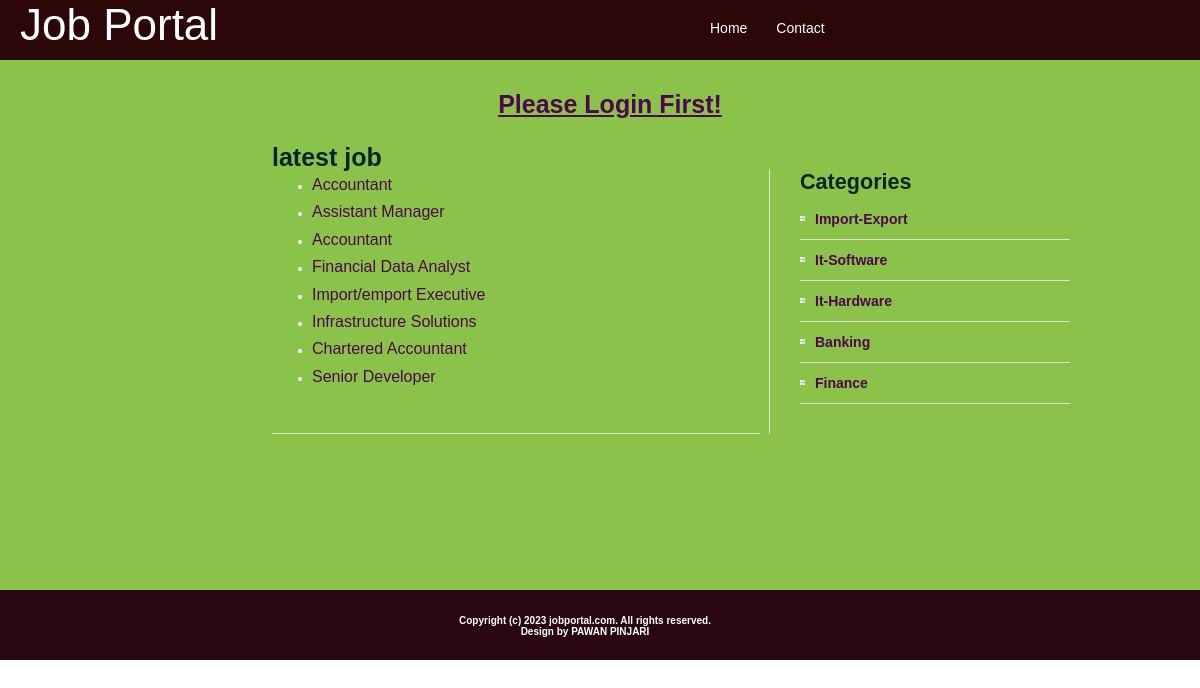
The app's page /jobscope/index.php with its own data.
### tables this page shows
CREATE TABLE `jobs` (
  `j_id` int(4) NOT NULL auto_increment,
  `j_company` varchar(40) NOT NULL, 
  `j_category` varchar(40) NOT NULL,
  `j_owner_name` varchar(30) NOT NULL,
  `j_title` varchar(30) NOT NULL,
  `j_hours` float(3,1) NOT NULL,
  `j_salary` int(10) NOT NULL,
  `j_experience` int(3) NOT NULL,
  `j_discription` varchar(300) NOT NULL,
  `j_city` varchar(20) NOT NULL,
  `j_active` int(1) NOT NULL default '0',
  PRIMARY KEY  (`j_id`)
);

CREATE TABLE `categories` (
  `cat_id` int(4) NOT NULL auto_increment,
  `cat_nm` varchar(30) NOT NULL,
  PRIMARY KEY  (`cat_id`)
);

### jobscope/index.php (the view, shortened to what this page needs)
<?php session_start();
require_once 'includes/config.php';
$q="select * from jobs where j_active=1 order by j_id desc ";
$res=mysqli_query($db,$q) or die ("can not select database");
?>
<!DOCTYPE html >
<html >
<head>
<?php
include("includes/head.inc.php");
?>
</head>
<body>
<div id="header-wrapper">
	<div id="header">
	<div id="menu">
		<?php
		if(isset($_SESSION['status'])&& $_SESSION['unm']=='admin')
		{
			header("location:admin/index.php"	);
		}
		else{
			include("includes/menu.inc.php");
		}
		?>
		</div>
		<div id="search">
		<?php
		include("includes/logo.inc.php");
		?>
		</div>
	</div>
</div>
<div id="wrapper">
	<div id="page">
		<div id="page-bgtop">
		<?php
			if(isset($_SESSION['status']))
            {
				echo'<h2 class="title"><center><b>Welcome '.$_SESSION['unm'].'!</b></center></h2>';
            }
			else{
				echo'<h2 class="title"><center><b><a href="login.php">Please Login First!</a></b></center></a></h2>';
			}
		?>
			<div id="content">
				<div class="post">
					<p class="meta"></p>
					<div class="entry">
					<h2><b>latest job</b></h2>
					<ul>
					<?php
						while($row = mysqli_fetch_assoc($res))
						{
							echo '
									<li>
									<a href="job_details.php?id='.$row['j_id'].'">'.$row['j_title'].'</a>
									</li>
								';
						}
					?>
					</ul>
					</div>
				</div>
			</div>
			<div id="sidebar">
			<?php
		include("includes/sidebar.inc.php");
		?>
			</div>
			<div style="clear: both;">&nbsp;</div>
		</div>
	</div>
</div>
<div id="footer-bgcontent">
	<div id="footer">
		<?php
		include("includes/footer.inc.php");
		?>
	</div>
</div>
</body>
</html>

### includes/sidebar.inc.php (shortened to what this page needs)
<ul>
		<?php
					require_once 'includes/config.php';
				?>
	<li>
		<h2><b>Categories</b></h2>
		<ul>
			<?php
						$q="select * from categories";
						$res=mysqli_query($db,$q) or die("cant connect");
						while($row=mysqli_fetch_assoc($res))
						{
							echo '<li><a href="jobs_by_category.php?cat='.$row['cat_nm'].'">'.$row['cat_nm'].'</a></li>';
						}
			?>
		</ul>
	</li>
</ul>

### style.css (style rules this page uses)
body { margin: 0px; padding: 0; font-family: Arial, Helvetica, sans-serif; font-size: 12px; color: #0E4456; }
h1, h2, h3 { margin: 0; font-weight: normal; color: #08252E; }
h2 { font-size: 18px; }
p, ul, ol { margin-top: 0; line-height: 220%; text-align: justify; }
ul { color: white; }
a { color: rgb(78, 6, 78); }
#wrapper { height: 500px; background-color: #eef1ea; background-color: #8bc34a; margin: 0px; padding: 30px 0px 0px 0px; }
#header-wrapper { margin: 0px; padding: 0px; }
#header { width: 100%; height: 60px; margin: 0 auto; background-color: rgb(43, 7, 7); }
#menu { float: right; width: 690px; height: 60px; }
#page { width: 1000px; margin: 0 auto; padding: 0px; }
#page-bgtop { padding: 0px 30px 0px 50px; }
#content { float: left; width: 610px; }
.post { margin-bottom: 45px; border-bottom: 1px solid #DFDFDF; }
.post { margin-left: 20%; }
#page-bgtop h2 { font-size: 25px; }
.post .meta { margin-left: 2px; padding: 2px 30px 2px 16px; font-family: Arial, Helvetica, sans-serif; font-weight: normal; font-size: 10px; color: #66665E; }
.post .entry { padding: 10px 0 30px 0; }
.entry a { font-size: 16px; text-decoration: none; }
#sidebar { float: right; width: 300px; font-family: Arial, Helvetica, sans-serif; font-size: 12px; border-left: 1px solid #DFDFDF; margin-top: 50px; }
#sidebar ul { margin: 0px 0px 0px 30px; padding: 0; list-style: none; line-height: normal; }
#sidebar li { margin-bottom: 30px; }
#sidebar li ul { margin: 0px; padding: 0px; }
#sidebar li li { margin: 0; padding: 12px 0px 12px 15px; border-bottom: 1px solid #DFDFDF; background: url(images/img09.jpg) no-repeat left 17px; }
#sidebar li li a { font-size: 14px; }
#sidebar h2 { height: 30px; font-size: 1.8em; font-weight: normal; }
#sidebar a { text-align: left; text-decoration: none; font-weight: bold; }
#footer-bgcontent { padding: 0px; height: 70px; color: white; background-color: #280612; }
#footer { width: 1000px; height: 49px; margin: 0 auto; padding-top: 25px; }
p { font-size: 12px; }

### records on screen
jobs: j_title "Accountant"
jobs: j_title "Assistant Manager"
jobs: j_title "Accountant"
jobs: j_title "Financial Data Analyst"
jobs: j_title "Import/emport Executive"
jobs: j_title "Infrastructure Solutions"
jobs: j_title "Chartered Accountant"
jobs: j_title "Senior Developer"
categories: cat_nm "Import-Export"
categories: cat_nm "It-Software"
categories: cat_nm "It-Hardware"
categories: cat_nm "Banking"
categories: cat_nm "Finance"
